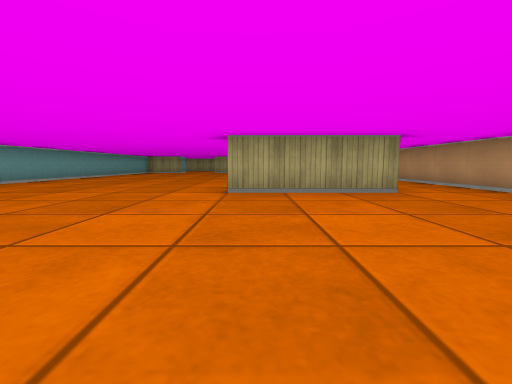
View 1 (above)

14 first-person views from a walk through a cub3D ray-caster map. The camera is about half as high as the walls, tilts 6° down and sees 90° across. The floor is counted in squares. Each view is taken from the middle of a square. On the plan, view 1 faces up. The plan holds only what a view shows up to about 9 squares ahead; the rest is blank.

View 2
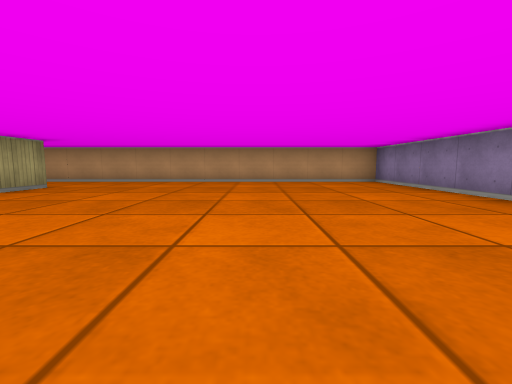

View 3
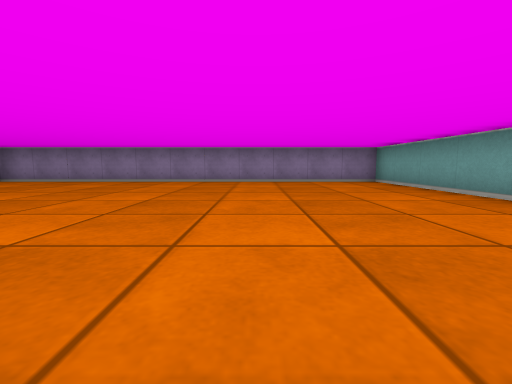

View 4
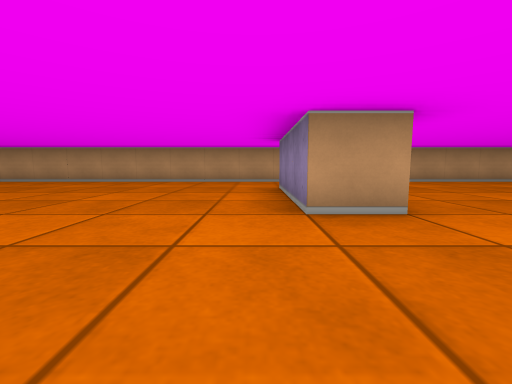

View 5
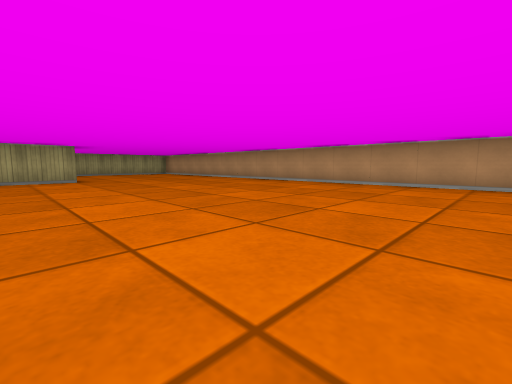

View 6
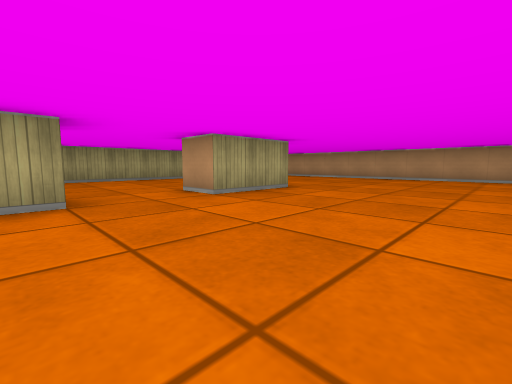

View 7
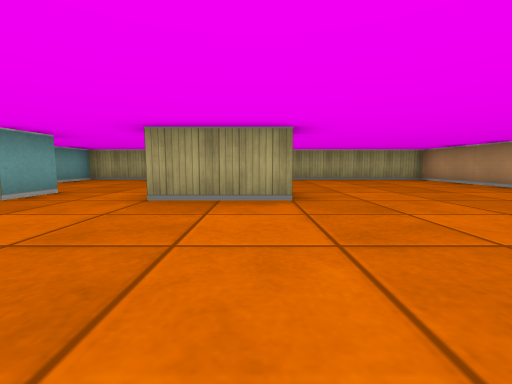

View 8
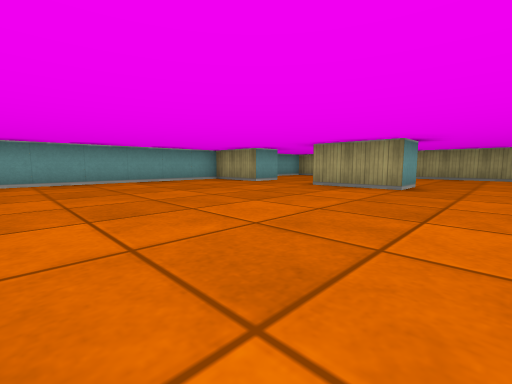

View 9
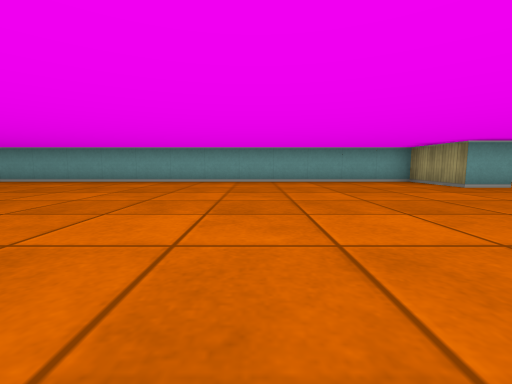

View 10
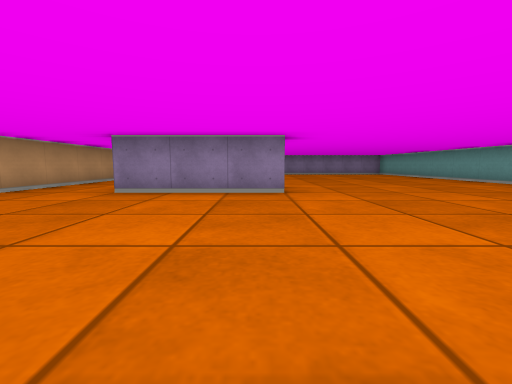

View 11
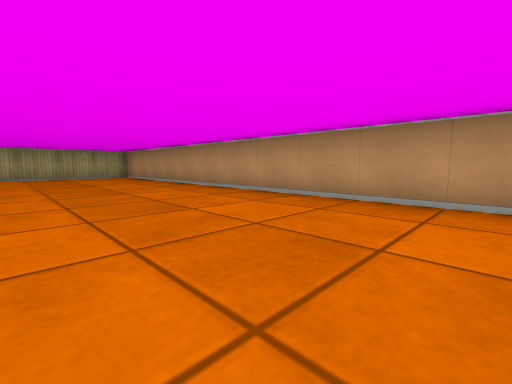

View 12
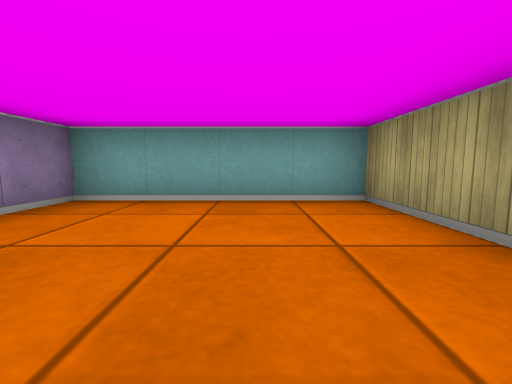

View 13
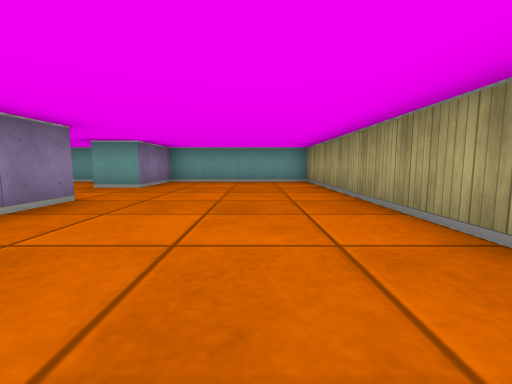

View 14
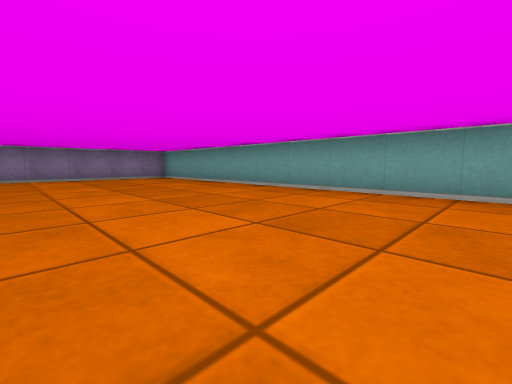

### Floor plan
Points are (right, up) in squares from view 1. A wall is a line through its corners. A room is listed if a view was taken in it or the views show most of it. See-through windows are left out.
Room 1 (views 1, 2, 3, 4, 5, 6, 7, 8, 9, 10, 11, 12, 13, 14)
walls: (2.6, 4.5) (-0.5, 4.5) (-0.5, 5.5) (2.5, 5.5); (-4.5, 15.5) (-6.5, 15.5) (-6.5, -3.5) (4.5, -3.5) (4.5, 20.5) (-6.5, 20.5) (-6.5, 16.5) (-4.5, 16.5) (-4.5, 15.5); (-0.5, 16.5) (-0.5, 15.5) (-2.5, 15.5) (-2.5, 16.5) (-1.4, 16.5)

Positions as (right, up) in squares from view 1, and headings:
1: (0, 0), facing up
2: (-3, 0), facing right
3: (-3, 4), facing down
4: (-3, 6), facing right
5: (-2, 7), facing up-right
6: (-5, 12), facing up-right
7: (-1, 12), facing up
8: (1, 10), facing up-left
9: (1, 11), facing left
10: (0, 10), facing down
11: (1, 10), facing up-right
12: (-3, 19), facing left
13: (1, 19), facing left
14: (-2, 6), facing down-left
